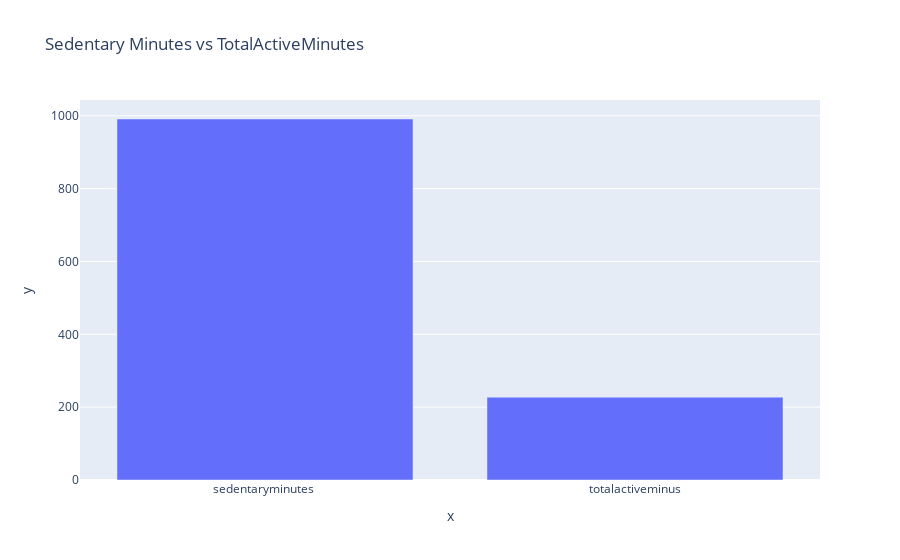

Notebook code cell kept with this figure:
### Markdown cell above
#### Findings:
- Sedentaryminutes dominate at 81.3%, indicating most time is spent inactive.
- Lightlyactiveminutes are 15.8%, showing some light activity.
- Veryactiveminutes and fairlyactiveminutes are minimal at 1.74% and 1.11%, respectively.
- The distribution highlights a significant lack of active time.

### Code cell
x = np.array(["sedentaryminutes	", "totalactiveminus"])
y = np.array([daily_activity["sedentaryminutes"].mean(),daily_activity["totalactiveminus"].mean()])
plot2 = px.bar(x=x,y=y,title='Sedentary Minutes vs TotalActiveMinutes')
plot2

### Figure 1 — Plotly figure (JSON) as saved in the notebook; plotly's stock layout.template omitted (floating-point values rounded to 4 significant figures)
{"data": [{"hovertemplate": "x=%{x}<br>y=%{y}<extra></extra>", "legendgroup": "", "marker": {"color": "#636efa", "pattern": {"shape": ""}}, "name": "", "orientation": "v", "showlegend": false, "textposition": "auto", "type": "bar", "x": ["sedentaryminutes\t", "totalactiveminus"], "xaxis": "x", "y": [991.2, 227.5], "yaxis": "y"}], "layout": {"barmode": "relative", "legend": {"tracegroupgap": 0}, "title": {"text": "Sedentary Minutes vs TotalActiveMinutes"}, "xaxis": {"anchor": "y", "domain": [0, 1], "title": {"text": "x"}}, "yaxis": {"anchor": "x", "domain": [0, 1], "title": {"text": "y"}}}}
